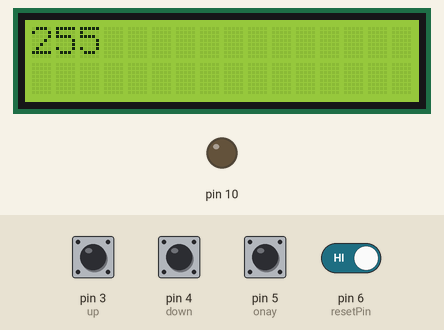
This sketch was run on a simulated Arduino Uno, built with avr-gcc and run on an emulated ATmega328P. On the bench: 16×2 character LCD, output pins drawn as LEDs (lit = HIGH). The test bench sets the inputs (shaded band); at power-on: pin 3 (up), pin 4 (down), pin 5 (onay), pin 6 (resetPin) HIGH. EEPROM starts erased.

Above: at 1.2 s.
1.3 s: pin 5 (onay) pulled LOW for 0.15 s
At 2.5 s:
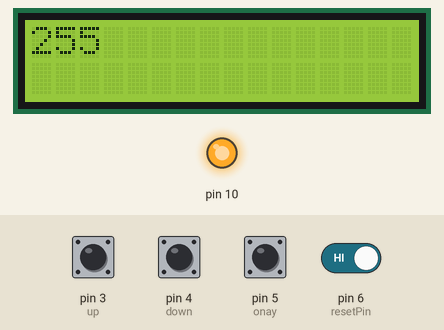
2.9 s: pin 3 (up) pulled LOW for 0.15 s
4.5 s: pin 4 (down) pulled LOW for 0.15 s
At 5.8 s:
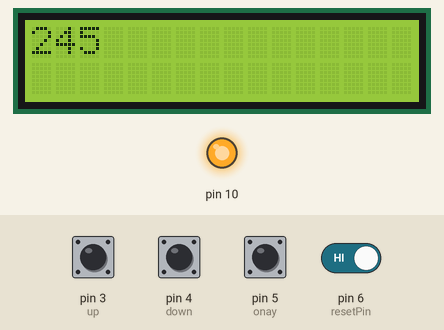
6.1 s: pin 5 (onay) pulled LOW for 1 s
At 6.4 s:
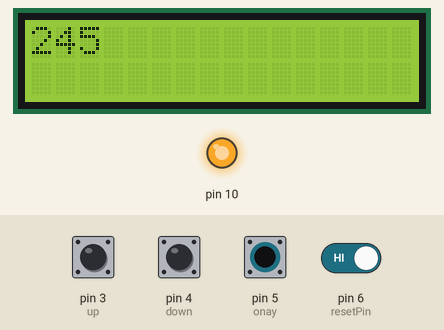
8.6 s: pin 4 (down) pulled LOW for 1 s
At 10.2 s:
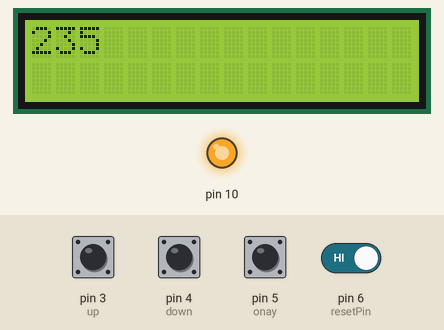
11.1 s: pin 6 (resetPin) driven LOW
At 15.9 s:
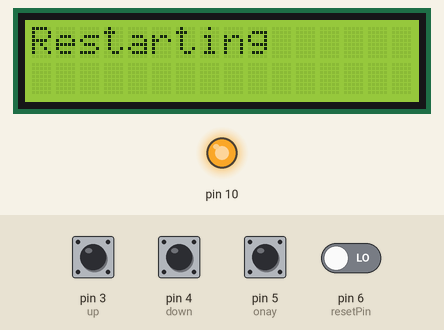
Timing chart, 0 to 17.4 s (numbered marks = the images above; inputs shaded):
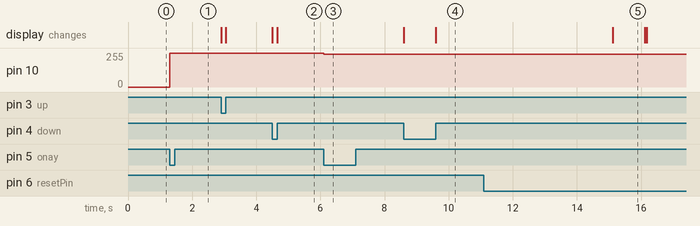

The sketch:

LCD_EEPROM_MOTOR.ino
```cpp
#include <Wire.h>
#include <LiquidCrystal_I2C.h>
#include <EEPROM.h>
LiquidCrystal_I2C lcd(0x27, 16, 2);
#define up 3
#define down 4
#define onay 5
#define resetPin 6
unsigned long prevtime1 = millis();
int a = 0;


void setup() {
  Serial.begin(9600);
  pinMode(up, INPUT_PULLUP);
  pinMode(down, INPUT_PULLUP);
  pinMode(onay, INPUT_PULLUP);
  pinMode(resetPin, INPUT_PULLUP); // Set reset pin as input
  pinMode(10, OUTPUT);
  lcd.init();
  lcd.backlight();
  a = EEPROM.read(0);
}

void ekran() {
  lcd.setCursor(0, 0);
  lcd.print(a);
}

void resetSystem() {
  EEPROM.write(0,0);
  lcd.clear();
  lcd.setCursor(0, 0);
  lcd.print("Restarting");
  delay(1000); // Optional delay for visual effect
  asm volatile ("  jmp 0"); // Soft reset


  analogWrite(10, 0);
  // Optionally, print a message to indicate reset


}

void loop() {
  if (digitalRead(down) == LOW) {
    lcd.clear();
    a = a - 10;
    if (a < 0) {
      a = 0;
    }
    if (a > 255) {
      a = 255;
    }
    while (digitalRead(down) == LOW);
  }

  if (digitalRead(up) == LOW) {
    lcd.clear();
    a = a + 10;
    if (a < 0) {
      a = 0;
    }
    if (a > 255) {
      a = 255;
    }
    while (digitalRead(up) == LOW);
  }

  if (digitalRead(onay) == LOW) {
    analogWrite(10, a);
    EEPROM.write(0, a);
    while (digitalRead(onay) == LOW);
  }


   if (digitalRead(resetPin) == LOW) {
    unsigned long currentTime = millis();
    if (currentTime - prevtime1 >= 4000) {
      resetSystem();
    }
  } else {
    prevtime1 = millis();
  }

  ekran();
}
```

Measured:
- after the input at 1.3 s, pin 10: 0/255 → 255/255 at once
- after the input at 4.5 s, the display: first changes at once (image 2 shows a later state)
- after the input at 6.1 s, pin 10: 255/255 → 245/255 at once
- after the input at 8.6 s, the display: first changes at once (image 4 shows a later state)
- after the input at 11.1 s, the display: changes after 4.0 s (image 5)
- what the display in image 5 shows lasts 1.0 s, from 15.1 s to 16.1 s
